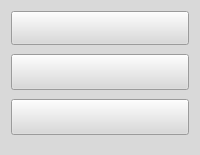
                  <widget class="QWidget" name="widget_17" native="true">
                   <property name="minimumSize">
                    <size>
                     <width>80</width>
                     <height>0</height>
                    </size>
                   </property>
                   <property name="styleSheet">
                    <string notr="true">QWidget {
background-color:rgb(217, 217, 217);
}

QPushButton:hover {	
	background-color: qlineargradient(spread:pad, x1:0, y1:0, x2:1, y2:1, stop:0 rgba(153, 153, 153, 122), stop:1 rgba(196, 196, 196, 106));
}
</string>
                   </property>
                   <layout class="QVBoxLayout" name="verticalLayout_22">
                    <property name="spacing">
                     <number>9</number>
                    </property>
                    <item>
                     <widget class="QPushButton" name="btnSearch">
                      <property name="font">
                       <font>
                        <pointsize>17</pointsize>
                        <weight>50</weight>
                        <italic>false</italic>
                        <bold>false</bold>
                       </font>
                      </property>
                      <property name="toolTip">
                       <string>Search Account</string>
                      </property>
                      <property name="text">
                       <string/>
                      </property>
                      <property name="icon">
                       <iconset>
                        <normaloff>img/File.png</normaloff>img/File.png</iconset>
                      </property>
                      <property name="iconSize">
                       <size>
                        <width>37</width>
                        <height>38</height>
                       </size>
                      </property>
                     </widget>
                    </item>
                    <item>
                     <widget class="QPushButton" name="btnAddAcc">
                      <property name="font">
                       <font>
                        <pointsize>18</pointsize>
                        <weight>50</weight>
                        <italic>false</italic>
                        <bold>false</bold>
                       </font>
                      </property>
                      <property name="toolTip">
                       <string>Add New Account</string>
                      </property>
                      <property name="whatsThis">
                       <string>To Add New Account</string>
                      </property>
                      <property name="styleSheet">
                       <string notr="true"/>
                      </property>
                      <property name="text">
                       <string/>
                      </property>
                      <property name="icon">
                       <iconset>
                        <normaloff>img/Add.png</normaloff>img/Add.png</iconset>
                      </property>
                      <property name="iconSize">
                       <size>
                        <width>22</width>
                        <height>31</height>
                       </size>
                      </property>
                      <property name="checkable">
                       <bool>false</bool>
                      </property>
                     </widget>
                    </item>
                    <item>
                     <widget class="QPushButton" name="btnAccDetails">
                      <property name="font">
                       <font>
                        <pointsize>18</pointsize>
                        <weight>50</weight>
                        <italic>false</italic>
                        <bold>false</bold>
                       </font>
                      </property>
                      <property name="toolTip">
                       <string>Add New Account</string>
                      </property>
                      <property name="whatsThis">
                       <string>To Add New Account</string>
                      </property>
                      <property name="styleSheet">
                       <string notr="true"/>
                      </property>
                      <property name="text">
                       <string/>
                      </property>
                      <property name="icon">
                       <iconset>
                        <normaloff>img/Details.png</normaloff>img/Details.png</iconset>
                      </property>
                      <property name="iconSize">
                       <size>
                        <width>30</width>
                        <height>46</height>
                       </size>
                      </property>
                      <property name="checkable">
                       <bool>false</bool>
                      </property>
                     </widget>
                    </item>
                    <item>
                     <widget class="QWidget" name="widget_57" native="true"/>
                    </item>
                   </layout>
                  </widget>
